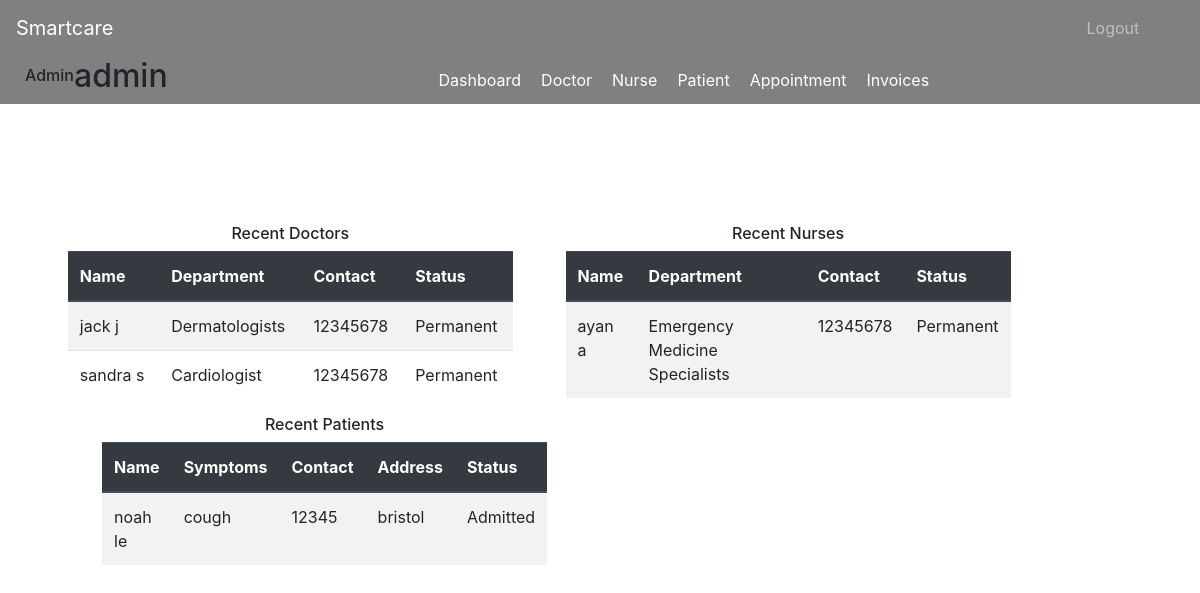
/admin-dashboard (signed in), run on an earlier commit of the app's database.
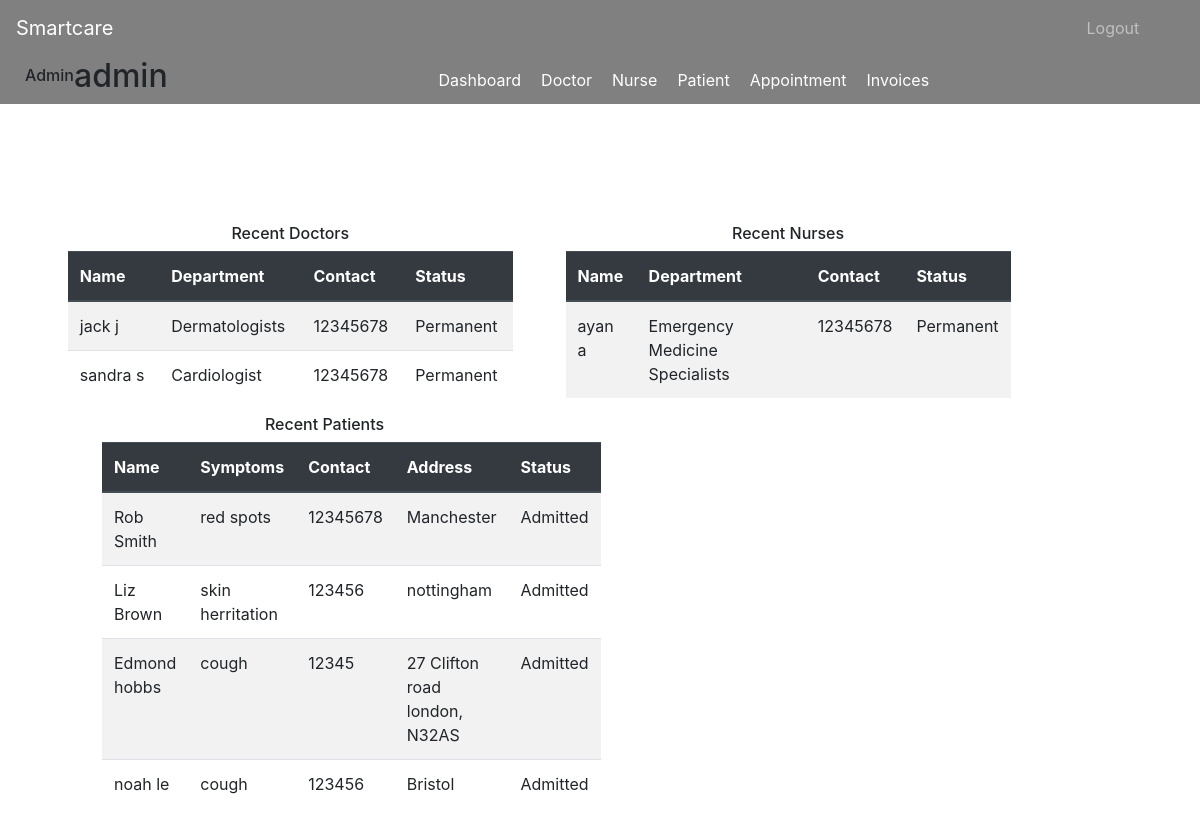
And on a later commit of the database.
### accounts/models.py (models this page shows, shortened)
class Doctor(models.Model):
    user=models.OneToOneField(User,on_delete=models.CASCADE)
    address = models.CharField(max_length=40)
    mobile = models.CharField(max_length=20,null=True)
    department= models.CharField(max_length=50,choices=departments,default='Cardiologist')
    status=models.BooleanField(default=False)
    @property
    def get_name(self):
        return self.user.first_name+" "+self.user.last_name

class Nurse(models.Model):
    user=models.OneToOneField(User,on_delete=models.CASCADE)
    address = models.CharField(max_length=40)
    mobile = models.CharField(max_length=20,null=True)
    department= models.CharField(max_length=50,choices=departments,default='')
    status=models.BooleanField(default=False)
    @property
    def get_name(self):
        return self.user.first_name+" "+self.user.last_name

class Patient(models.Model):
    user=models.OneToOneField(User,on_delete=models.CASCADE)
    address = models.CharField(max_length=40)
    date_of_birth = models.DateField(null=True)
    mobile = models.CharField(max_length=20,null=False)
    symptoms = models.CharField(max_length=100,null=False)
    assignedDoctorId = models.PositiveIntegerField(null=True)
    assignedNurseId = models.PositiveIntegerField(null=True)
    admitDate=models.DateField(auto_now=True)
    status=models.BooleanField(default=False)
    @property
    def get_name(self):
        return self.user.first_name+" "+self.user.last_name

### accounts/views.py (the view)
# urls.py: path('admin-dashboard', views.admin_dashboard_view,name='admin-dashboard'),
@login_required(login_url='adminlogin')
@user_passes_test(is_admin)
def admin_dashboard_view(request):
    doctors=models.Doctor.objects.all().order_by('-id')
    patients=models.Patient.objects.all().order_by('-id')
    nurses=models.Nurse.objects.all().order_by('-id')
    doctorcount=models.Doctor.objects.all().filter(status=True).count()
    pendingdoctorcount=models.Doctor.objects.all().filter(status=False).count()
    nursecount=models.Nurse.objects.all().filter(status=True).count()
    pendingnursecount=models.Nurse.objects.all().filter(status=False).count()
    patientcount=models.Patient.objects.all().filter(status=True).count()
    pendingpatientcount=models.Patient.objects.all().filter(status=False).count()
    appointmentcount=models.Appointment.objects.all().filter(status=True).count()
    pendingappointmentcount=models.Appointment.objects.all().filter(status=False).count()
    mydict={
    'doctors':doctors,
    'patients':patients,
    'nurses':nurses,
    'doctorcount':doctorcount,
    'nursecount':nursecount,
    'pendingnursecount':pendingnursecount,
    'pendingdoctorcount':pendingdoctorcount,
    'patientcount':patientcount,
    'pendingpatientcount':pendingpatientcount,
    'appointmentcount':appointmentcount,
    'pendingappointmentcount':pendingappointmentcount,
    }
    return render(request,'smartcare/admin_dashboard.html',context=mydict)

### accounts/views.py (called while the page is built)
def is_admin(user):
    return user.groups.filter(name='ADMIN').exists()

### templates/smartcare/admin_dashboard.html (shortened to what this page needs)
{% extends 'smartcare/admin_base.html' %}
{% load static %}
{% block content %}
<br><br><br>
<div class="container">
  <div class="row">
    <div class="panel panel-primary col-md-5" style="margin-left:2%;">
      <div class="panel-heading" style="text-align:center;">
        <h6 class="panel-title">Recent Doctors</h6>
      </div>
      <table class="table table-hover table-striped" id="dev-table">
        <thead class="thead-dark">
          <tr>
            <th>Name</th>
            <th>Department</th>
            <th>Contact</th>
            <th>Status</th>
          </tr>
        </thead>
        {% for d in doctors %}
        <tr>
          <td> {{d.get_name}}</td>
          <td>{{d.department}}</td>
          <td>{{d.mobile}}</td>
          {%if d.status%}
          <td> <span class="label label-primary">Permanent</span></td>
          {% else %}
          <td> <span class="label label-success">On Hold</span></td>
          {% endif %}
        </tr>
        {% endfor %}
      </table>
    </div>
    <div class="panel panel-primary col-md-5" style="margin-left:2%;">
        <div class="panel-heading" style="text-align:center;">
          <h6 class="panel-title">Recent Nurses</h6>
        </div>
        <table class="table table-hover table-striped" id="dev-table">
          <thead class="thead-dark">
            <tr>
              <th>Name</th>
              <th>Department</th>
              <th>Contact</th>
              <th>Status</th>
            </tr>
          </thead>
          {% for n in nurses %}
          <tr>
            <td> {{n.get_name}}</td>
            <td>{{n.department}}</td>
            <td>{{n.mobile}}</td>
            {%if n.status%}
            <td> <span class="label label-primary">Permanent</span></td>
            {% else %}
            <td> <span class="label label-success">On Hold</span></td>
            {% endif %}
          </tr>
          {% endfor %}
        </table>
      </div>
    <div class="panel panel-primary col-md-5" style="margin-left:5%;">
      <div class="panel-heading" style="text-align:center;">
        <h6 class="panel-title">Recent Patients</h6>
      </div>
      <table class="table table-hover table-striped" id="dev-table">
        <thead class="thead-dark">
          <tr>
            <th>Name</th>
            <th>Symptoms</th>
            <th>Contact</th>
            <th>Address</th>
            <th>Status</th>
          </tr>
        </thead>
        {% for p in patients %}
        <tr>
          <td> {{p.get_name}}</td>
          <td>{{p.symptoms}}</td>
          <td>{{p.mobile}}</td>
          <td>{{p.address}}</td>
          {%if p.status%}
          <td> <span class="label label-primary">Admitted</span></td>
          {% else %}
          <td> <span class="label label-success">On Hold</span></td>
          {% endif %}
        </tr>
        {% endfor %}
      </table>
    </div>
  </div>
</div>
{% endblock content %}

What changed in the data, as far as the page shows it:
added Patient: get_name "Rob Smith", symptoms "red spots", mobile "12345678", address "Manchester", status "Admitted"
added Patient: get_name "Liz Brown", symptoms "skin herritation", mobile "123456", address "nottingham", status "Admitted"
added Patient: get_name "Edmond hobbs", symptoms "cough", mobile "12345", address "27 Clifton road london, N32AS", status "Admitted"
changed Patient "noah le": mobile "12345" → "123456"; address "bristol" → "Bristol"
